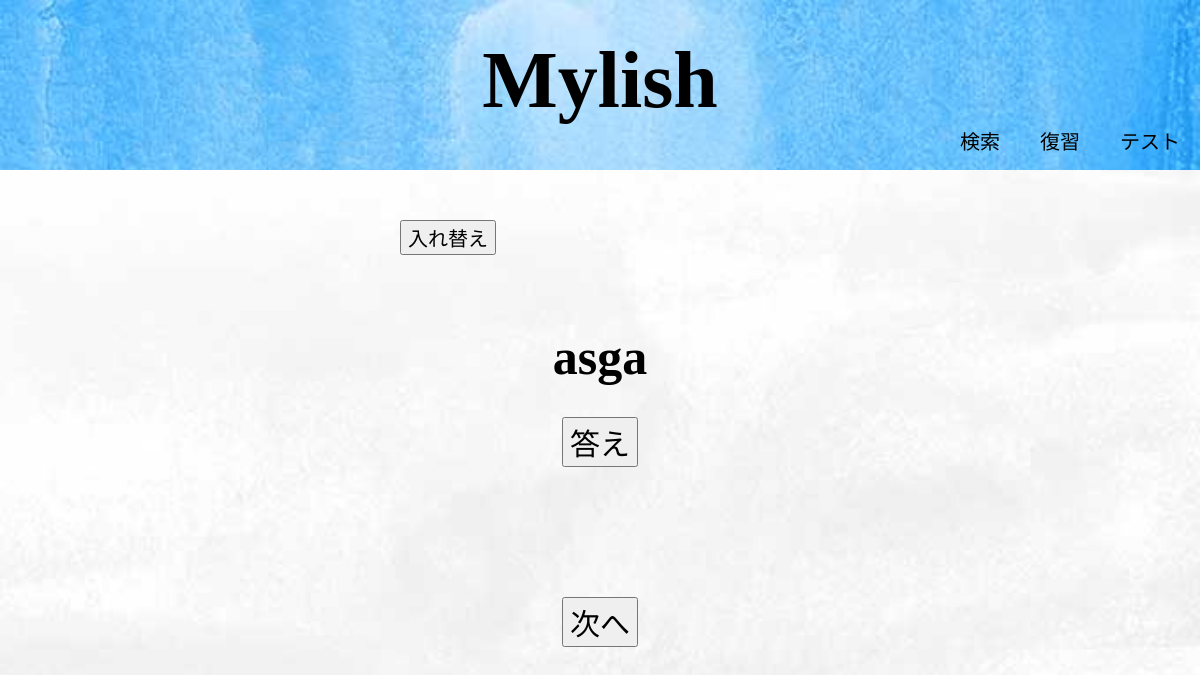
The page /test on the database as committed earlier.
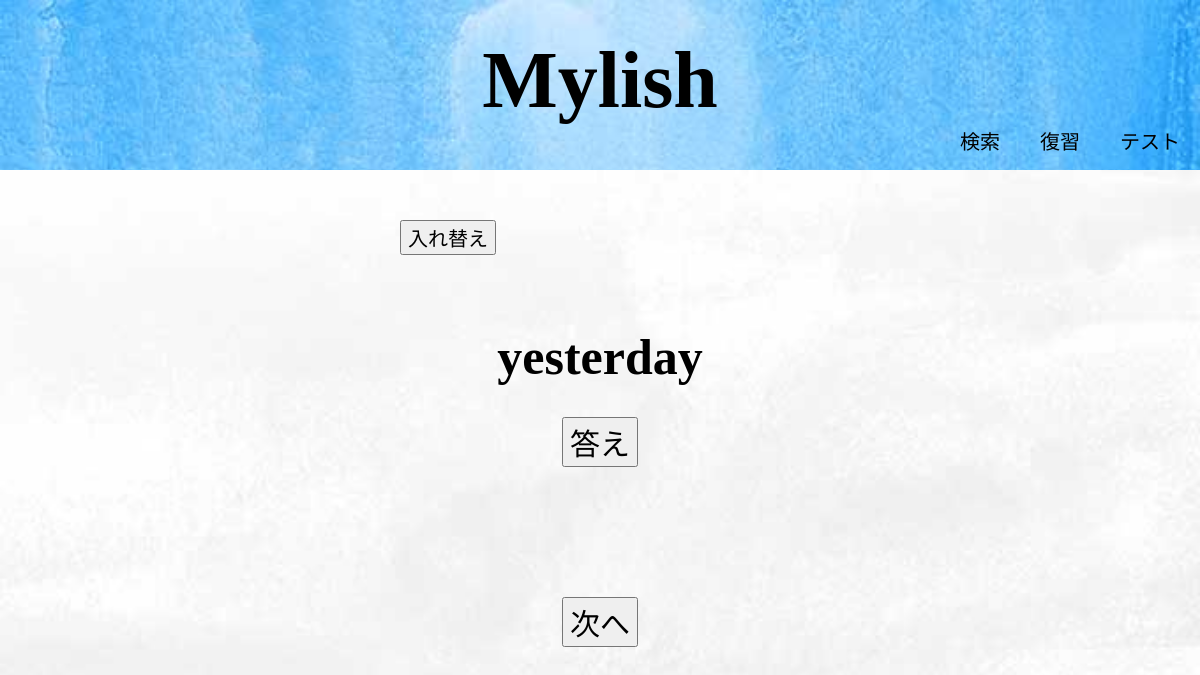
The same page on the database as committed later.
### main/models.py (models this page shows, shortened)
class InfoModelForm(models.Model):
    jan = models.CharField('日本語',max_length=255)
    eng = models.CharField('英語',max_length=255)
    num = models.CharField('番号',max_length=255)

### main/views.py (the view)
# urls.py: path('test',views.test,name='test'),
def test(request):
    number=InfoModelForm.objects.all().count()
    quantity=random.randint(1,number)
    outputDate=InfoModelForm.objects.get(num=quantity)
    print(outputDate.eng)
    word={
        'japanese':outputDate.jan,
        'englih':outputDate.eng,
    }
    return render(request,'test.html',word)

### main/templates/test.html (shortened to what this page needs)
<!doctype html>
<html lang="ja">
    {% load static %}
<head>
    <link rel="stylesheet" href="{% static 'style.css' %}">
</head>
<body>
    <header>
        <div class="logo">
            <h1>Mylish</h1>
        </div>
        <nav>
            <ul class=global-nav>
                <li><a href="/index">検索</a></li>
                <li><a href="/review">復習</a></li>
                <li><a href="/test">テスト</a></li>
            </ul>
        </nav>
    </header>
    <div id="wrap">
        <div class="content">
            <form action="change" method="POST">
                <button id="la_change">入れ替え</button>
            </form>
            {% if chan == "ja" %}
                <h1 class="problem">{{japanese}}</h1>
                <button class="push" onclick="clickpush()">答え</button>
                <h1 id="answer">{{englih}}</h1>
            {% else %}
                <h1 class="problem">{{englih}}</h1>
                <button class="push" onclick="clickpush()">答え</button>
            {% endif %}
            <form action="next" method="POST">
                <button class="next">次へ</button>
            </form>
        </div>
    </div>
</body>

Rows that differ between the two databases and show on the page:
removed InfoModelForm: eng "asga"
added InfoModelForm: eng "yesterday"
